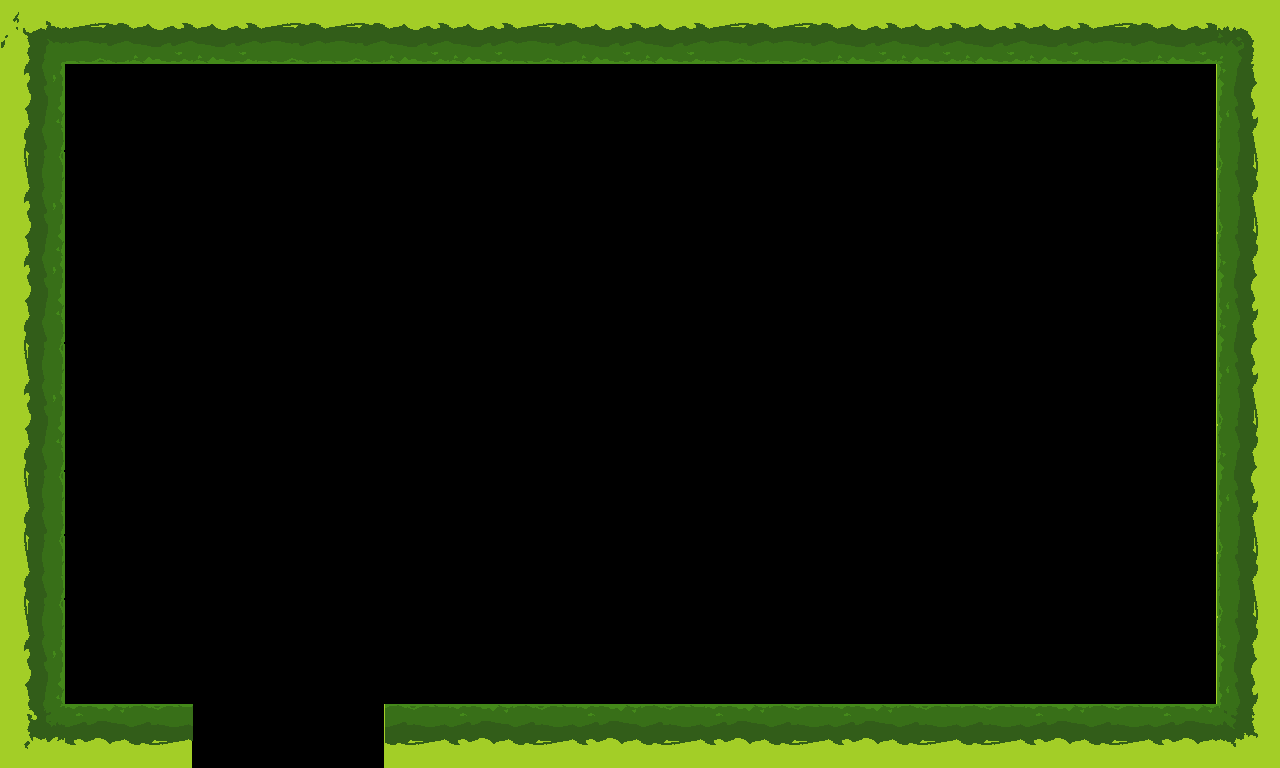

A 2D game scene composited from a Tiled map and its tileset images. What follows is a short description and the map's XML, with every tile layer's data as written:
An orthogonal 20x12 tile map with 64x64 px tiles, 2 tile layers (bg, bounds), 3 hidden layers not drawn, 3 tilesets.

<map version="1.0" orientation="orthogonal" renderorder="right-down" width="20" height="12" tilewidth="64" tileheight="64" nextobjectid="1">
 <tileset firstgid="1" name="wall" tilewidth="64" tileheight="64" tilecount="18" columns="18">
  <image source="wall.png" width="1152" height="64" />
 </tileset>
 <tileset firstgid="19" name="coin" tilewidth="64" tileheight="64" tilecount="3" columns="3">
  <image source="coin.png" width="192" height="64" />
 </tileset>
 <tileset firstgid="22" name="spikes" tilewidth="64" tileheight="64" tilecount="5" columns="5">
  <image source="spikes.png" width="320" height="64" />
 </tileset>
 <layer name="bg" width="20" height="12">
  <data encoding="csv">
13,13,13,13,13,13,13,13,13,13,13,13,13,13,13,13,13,13,13,13,
13,0,0,0,0,0,0,0,0,0,0,0,0,0,0,0,0,0,0,13,
13,0,0,0,0,0,0,0,0,0,0,0,0,0,0,0,0,0,0,13,
13,0,0,0,0,0,0,0,0,0,0,0,0,0,0,0,0,0,0,13,
13,0,0,0,0,0,0,0,0,0,0,0,0,0,0,0,0,0,0,13,
13,0,0,0,0,0,0,0,0,0,0,0,0,0,0,0,0,0,0,13,
13,0,0,0,0,0,0,0,0,0,0,0,0,0,0,0,0,0,0,13,
13,0,0,0,0,0,0,0,0,0,0,0,0,0,0,0,0,0,0,13,
13,0,0,0,0,0,0,0,0,0,0,0,0,0,0,0,0,0,0,13,
13,0,0,0,0,0,0,0,0,0,0,0,0,0,0,0,0,0,0,13,
13,0,0,0,0,0,0,0,0,0,0,0,0,0,0,0,0,0,0,13,
13,13,13,0,0,0,13,13,13,13,13,13,13,13,13,13,13,13,13,13
</data>
 </layer>
 <layer name="bounds" width="20" height="12" offsetx="1" offsety="0">
  <data encoding="csv">
9,5,6,6,5,5,6,6,5,6,6,5,5,6,6,6,6,5,6,10,
7,0,0,0,0,0,0,0,0,0,0,0,0,0,0,0,0,0,0,2,
8,0,0,0,0,0,0,0,0,0,0,0,0,0,0,0,0,0,0,1,
7,0,0,0,0,0,0,0,0,0,0,0,0,0,0,0,0,0,0,1,
7,0,0,0,0,0,0,0,0,0,0,0,0,0,0,0,0,0,0,2,
8,0,0,0,0,0,0,0,0,0,0,0,0,0,0,0,0,0,0,2,
7,0,0,0,0,0,0,0,0,0,0,0,0,0,0,0,0,0,0,1,
8,0,0,0,0,0,0,0,0,0,0,0,0,0,0,0,0,0,0,2,
8,0,0,0,0,0,0,0,0,0,0,0,0,0,0,0,0,0,0,1,
8,0,0,0,0,0,0,0,0,0,0,0,0,0,0,0,0,0,0,1,
7,0,0,0,0,0,0,0,0,0,0,0,0,0,0,0,0,0,0,2,
11,3,4,0,0,0,4,3,4,3,4,3,4,3,4,4,3,4,3,12
</data>
 </layer>
 <layer name="scaledown" width="20" height="12" visible="0">
  <data encoding="csv">
0,0,0,0,0,0,0,0,0,0,0,0,0,0,0,0,0,0,0,0,
0,0,0,0,0,0,0,0,0,0,0,0,0,0,0,0,0,0,0,0,
0,0,0,0,0,0,0,0,0,0,0,0,0,0,0,0,0,0,0,0,
0,0,0,0,0,0,0,0,0,0,0,0,0,0,0,0,0,0,0,0,
0,0,0,0,0,0,0,0,0,0,0,0,0,0,0,0,0,0,0,0,
0,0,0,0,0,0,0,0,0,0,0,0,0,0,0,0,0,0,0,0,
0,0,0,0,0,0,0,0,0,0,0,0,0,0,0,0,0,0,0,0,
0,0,0,0,0,0,0,0,0,0,0,0,0,0,0,0,0,0,0,0,
0,0,0,0,0,0,0,0,0,0,0,0,0,0,0,0,0,0,0,0,
0,0,0,0,0,0,0,0,0,0,0,0,0,0,0,0,0,0,0,0,
0,0,0,0,0,0,0,0,0,0,0,0,0,0,0,0,0,0,0,0,
0,0,0,0,0,0,0,0,0,0,0,0,0,0,0,0,0,0,0,0
</data>
 </layer>
 <layer name="scaleup" width="20" height="12" visible="0">
  <data encoding="csv">
0,0,0,0,0,0,0,0,0,0,0,0,0,0,0,0,0,0,0,0,
0,0,0,0,0,0,0,0,0,0,0,0,0,0,0,0,0,0,0,0,
0,0,0,0,0,0,0,0,0,0,0,0,0,0,0,0,0,0,0,0,
0,0,0,0,0,0,0,0,0,0,0,0,0,0,0,0,0,0,0,0,
0,0,0,0,0,0,0,0,0,0,0,0,0,0,0,0,0,0,0,0,
0,0,0,0,0,0,0,0,0,0,0,0,0,0,0,0,0,0,0,0,
0,0,0,0,0,0,0,0,0,0,0,0,0,0,0,0,0,0,0,0,
0,0,0,0,0,0,0,0,0,0,0,0,0,0,0,0,0,0,0,0,
0,0,0,0,0,0,0,0,0,0,0,0,0,0,0,0,0,0,0,0,
0,0,0,0,0,0,0,0,0,0,0,0,0,0,0,0,0,0,0,0,
0,0,0,0,0,0,0,0,0,0,0,0,0,0,0,0,0,0,0,0,
0,0,0,0,0,0,0,0,0,0,0,0,0,0,0,0,0,0,0,0
</data>
 </layer>
 <layer name="spikes" width="20" height="12" visible="0">
  <data encoding="csv">
0,0,0,0,0,0,0,0,0,0,0,0,0,0,0,0,0,0,0,0,
0,0,0,0,0,0,0,0,0,0,0,0,0,0,0,0,0,0,0,0,
0,0,0,0,0,0,0,0,0,0,0,0,0,0,0,0,0,0,0,0,
0,0,0,0,0,0,0,0,0,0,0,0,0,0,0,0,0,0,0,0,
0,0,0,0,0,0,0,0,0,0,0,0,0,0,0,0,0,0,0,0,
0,0,0,0,0,0,0,0,0,0,0,0,0,0,0,0,0,0,0,0,
0,0,0,0,0,0,0,0,0,0,0,0,0,0,0,0,0,0,0,0,
0,0,0,0,0,0,0,0,0,0,0,0,0,0,0,0,0,0,0,0,
0,0,0,0,0,0,0,0,0,0,0,0,0,0,0,0,0,0,0,0,
0,0,0,0,0,0,0,0,0,0,0,0,0,0,0,0,0,0,0,0,
0,0,0,0,0,0,0,0,0,0,0,0,0,0,0,0,0,0,0,0,
0,0,0,0,0,0,0,0,0,0,0,0,0,0,0,0,0,0,0,0
</data>
 </layer>
</map>
